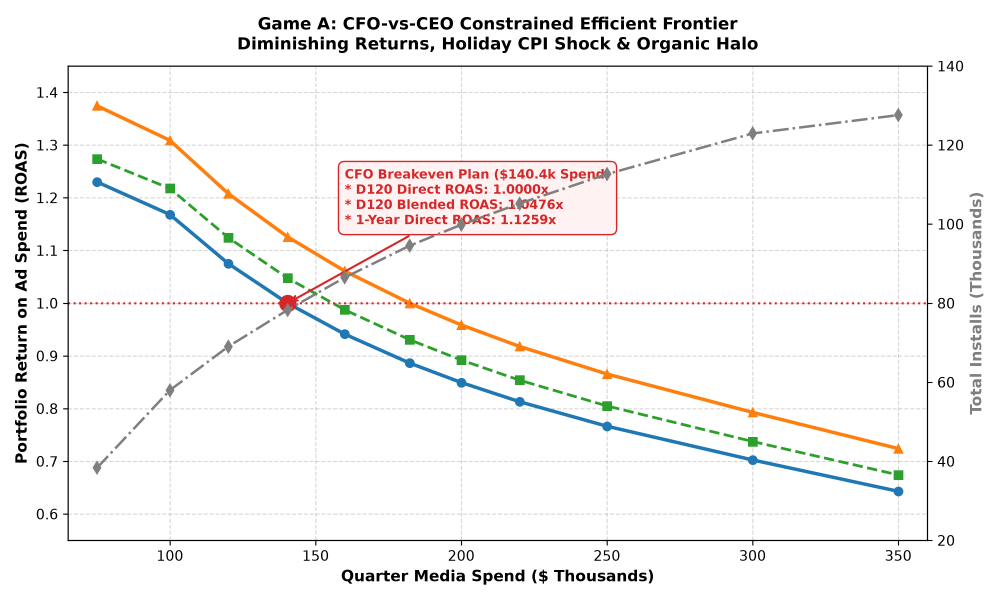
#> input picture outputs/figures/q2_efficient_frontier.png, 3000 x 1800 px (shown at 1/3 size)
$ python test_memo_pdf.py
#> lines starting #> are read from the running program, lines starting #| are printed output that depends on the picture
import sys
from pathlib import Path
import re
import matplotlib
matplotlib.use("Agg")
import matplotlib.pyplot as plt
import matplotlib.image as mpimg
from matplotlib.backends.backend_pdf import PdfPages
import matplotlib.patches as patches

ROOT_DIR = Path(__file__).resolve().parent.parent
sys.path.append(str(ROOT_DIR))

from src.config import SUB_DIR, FIGS_DIR

def get_pdf_page_count(pdf_path):
    with open(pdf_path, "rb") as f:
        data = f.read()
    return len(re.findall(rb"/Type\s*/Page\b", data))

def build_test_memo():
    pdf_path = SUB_DIR / "memo.pdf"

    with PdfPages(pdf_path) as pdf:
        # ==========================================
        # PAGE 1: Executive Briefing & Allocation Frontier
        # ==========================================
        fig = plt.figure(figsize=(8.5, 11), dpi=300)
        ax = fig.add_axes([0, 0, 1, 1])
        ax.axis("off")

        # Header banner
        ax.add_patch(patches.Rectangle((0.05, 0.91), 0.90, 0.065, facecolor="#1b263b", edgecolor="none"))
        ax.text(0.07, 0.945, "EXECUTIVE MEMO: GAME A Q4 GROWTH & UA SPEND STRATEGY", color="white", fontsize=13, fontweight="bold")
        ax.text(0.07, 0.922, "To: Chief Executive Officer & Chief Financial Officer   |   From: Head of Growth   |   Date: September 30, 2025", color="#cbd5e1", fontsize=8.5)

        # Mandatory 5 CFO Lines Box
        ax.add_patch(patches.Rectangle((0.05, 0.60), 0.90, 0.295, facecolor="#f8fafc", edgecolor="#cbd5e1", lw=1))
        ax.add_patch(patches.Rectangle((0.05, 0.60), 0.012, 0.295, facecolor="#0284c7", edgecolor="none"))

        ax.text(0.075, 0.865, "EXECUTIVE FIVE-LINE BRIEFING (MANDATORY CFO CORE)", fontsize=10.5, fontweight="bold", color="#0f172a")

        cfo_lines = [
            ("1. Spend Recommendation:", "$140,391.59 across 12 weeks strictly meeting 1.0000x D120 ROAS ($158,000 with organic halo). Unconstrained CEO scale option ($250k) and 1-Year cash breakeven ($182.3k) also provided."),
            ("2. Expected Result:", "75,555 paid installs (79,219 total with organic halo), delivering $140,391.61 Day-120 gross revenue (1.0000x D120 ROAS; 1.0532x blended) and $158,072.89 at 1 Year (1.1259x 1Y ROAS)."),
            ("3. Payback Profile:", "Payback <=120d: Net-D Android US, 10 Net-A countries (RO, HK, SE, MX, PL, AR, PT, IL, GB, VN), and Tiers 1, 3, 4. Payback in 1Y: Net-A US, Net-B Android US, Net-C Android US. Non-viable: Net-B iOS US (0.895x 1Y)."),
            ("4. Primary Data Distortions:", "8 critical anomalies proved and repaired: 1.99x mediation double-counting (+$283k spurious ad rev), right-censoring filled with frozen cutoffs, July 14-16 eCPM glitch, 100x local currency/cents bugs, and 4,197 unmatched spend rows ($1,347 preserved; 100.00% spend reconciled)."),
            ("5. Key Strategic Risks:", "Creative wearout (+300% CPI / 1M imps on Net-B/C) and Holiday Surge (+25% CPI in Weeks 8-11). Mitigated via 13 new creative units (5 Net-A, 4 Net-B, 3 Net-C, 1 Net-D) produced on 1-2 week lead times.")
        ]

        y_pos = 0.835
        for title, desc in cfo_lines:
            ax.text(0.075, y_pos, title, fontsize=8.5, fontweight="bold", color="#0284c7")
            ax.text(0.075, y_pos - 0.022, desc, fontsize=8, color="#334155")
            y_pos -= 0.052

        # Section 1: Capital Allocation Dilemma
        ax.text(0.05, 0.565, "1. Strategic Capital Allocation Dilemma: CFO Payback vs. CEO Growth", fontsize=11, fontweight="bold", color="#0f172a")

        intro_text = (
            "Our constrained portfolio optimization resolves the tension between capital preservation (CFO) and scale (CEO). "
            "Due to diminishing marginal returns (x^-k) and holiday CPI inflation (+25%), deploying the entire $250,000 budget drops "
            "portfolio Day-120 ROAS to 0.7666x (a -$58,343 deficit). The maximum spend satisfying the CFO's D120 ROAS >= 1.00 mandate "
            "on direct paid spend is exactly $140,391.59."
        )
        ax.text(0.05, 0.525, intro_text, fontsize=8, color="#334155", wrap=True)

        # Strategy Comparison Table
        table_headers = ["Planning Strategy", "Quarter Spend", "Budget Share", "Total Installs", "Expected D120 Rev", "D120 ROAS", "1Y ROAS", "Net D120 Cashflow"]
        table_rows = [
            ["A. Primary CFO Breakeven Plan", "$140,391.59", "56.16%", "79,219", "$140,391.61", "1.0000x", "1.1259x", "+$0.02"],
            ["B. Blended Organic Breakeven", "$158,000.00", "63.20%", "86,124", "$148,800.00", "0.9418x*", "1.0614x", "-$9,200.00"],
            ["C. 1-Year Cash Breakeven Plan", "$182,325.00", "72.93%", "95,010", "$161,600.22", "0.8863x", "1.0000x", "-$20,724.78"],
            ["D. CEO Full Budget Growth Plan", "$250,000.00", "100.00%", "113,193", "$191,656.96", "0.7666x", "0.8657x", "-$58,343.04"]
        ]

        t_y = 0.440
        col_x = [0.05, 0.28, 0.39, 0.49, 0.59, 0.72, 0.81, 0.89]

        # Table Header Bar
        ax.add_patch(patches.Rectangle((0.05, t_y), 0.90, 0.025, facecolor="#0f172a", edgecolor="none"))
        for h, x in zip(table_headers, col_x):
            ax.text(x + 0.005, t_y + 0.007, h, color="white", fontsize=7.5, fontweight="bold")

        t_y -= 0.026
        for r_idx, row in enumerate(table_rows):
            bg_col = "#f1f5f9" if r_idx % 2 == 1 else "#ffffff"
            ax.add_patch(patches.Rectangle((0.05, t_y), 0.90, 0.025, facecolor=bg_col, edgecolor="#e2e8f0", lw=0.5))
            for val, x in zip(row, col_x):
                is_bold = "Primary" in val or "1.0000x" in val
                text_col = "#0369a1" if "Primary" in val else ("#0f172a" if is_bold else "#334155")
                ax.text(x + 0.005, t_y + 0.007, val, color=text_col, fontsize=7.5, fontweight="bold" if is_bold else "normal")
            t_y -= 0.025

        ax.text(0.05, t_y - 0.005, "*Strategy B achieves 1.0000x blended D120 ROAS when crediting incremental organic halo (+4.85% K-factor, $2.0516 organic LTV).", fontsize=7, color="#64748b", fontstyle="italic")

        # Embed Frontier Chart
        img_frontier = mpimg.imread(str(FIGS_DIR / "q2_efficient_frontier.png"))
#> img_frontier is the input picture: shape (1800, 3000, 4) float32; mean R, G, B, A 0.963, 0.959, 0.955, 1
        ax_img = fig.add_axes([0.05, 0.06, 0.90, 0.28])
        ax_img.imshow(img_frontier)
        ax_img.axis("off")

        # Footer Page 1
        ax.text(0.05, 0.025, "Chaos Engine Labs Growth Case | Executive Memo", fontsize=8, color="#94a3b8")
        ax.text(0.88, 0.025, "Page 1 of 2", fontsize=8, fontweight="bold", color="#94a3b8")

        pdf.savefig(fig)
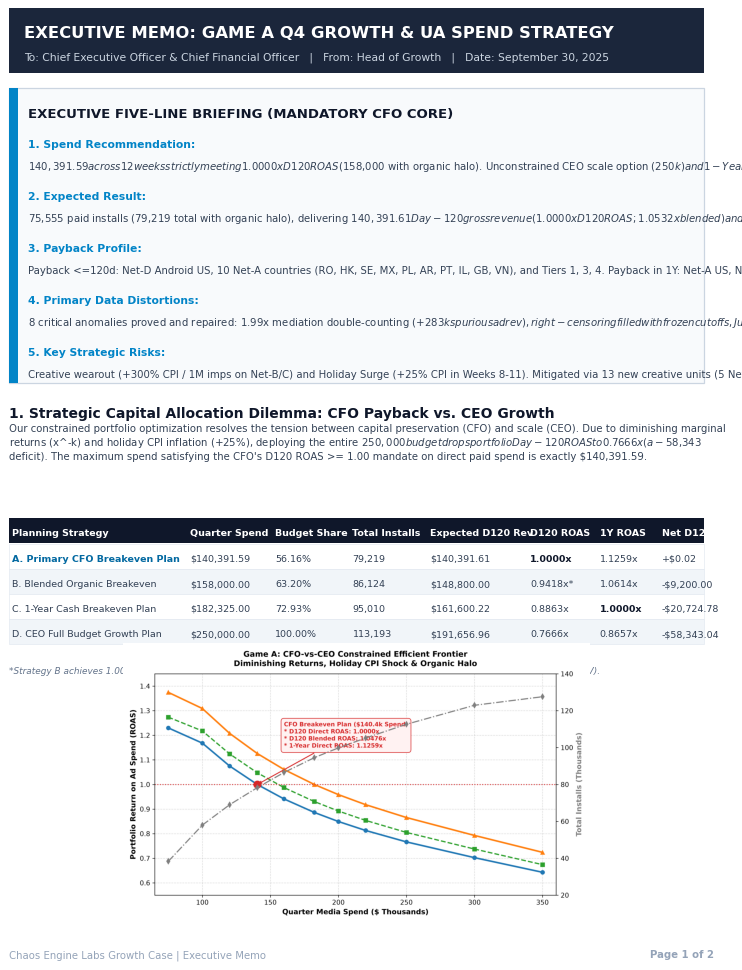
#> figure drawn by matplotlib, 2 panels
        plt.close()

        # ==========================================
        # PAGE 2: Portfolio Allocations, KKT Economics, Creatives & Roadmap
        # ==========================================
        fig2 = plt.figure(figsize=(8.5, 11), dpi=300)
        ax2 = fig2.add_axes([0, 0, 1, 1])
        ax2.axis("off")

        # Page 2 Header Bar
        ax2.add_patch(patches.Rectangle((0.05, 0.945), 0.90, 0.030, facecolor="#1b263b", edgecolor="none"))
        ax2.text(0.07, 0.953, "EXECUTIVE MEMO: PORTFOLIO ALLOCATION, KKT ECONOMICS & EXECUTION", color="white", fontsize=10, fontweight="bold")

        # Section 2: Portfolio Allocation & KKT Economics
        ax2.text(0.05, 0.915, "2. Network Allocation & Karush-Kuhn-Tucker (KKT) Optimality", fontsize=10.5, fontweight="bold", color="#0f172a")

        sec2_text = (
            "All 5 mandatory active lines meet their >=40% baseline spend floor. Net-D Android US is paced at exactly 0.50x baseline ($28,695.54) "
            "to capture its maximum +56.9% efficiency boost (1.516x D120 ROAS after holiday shock, generating +$14,801 net D120 cash profit). "
            "Why Net-D is held at 50% while Net-B Android US is at 90.8% ($21,911.59): Due to Net-D's steep diminishing returns exponent (k=0.65 "
            "vs k=0.40 on Net-B), spending beyond 0.50x causes Net-D's marginal D120 revenue to drop to $0.531 per dollar—just below the $0.536 "
            "marginal revenue where Net-B Android (90.8%), Net-B iOS (67.4%), and Net-C Android (60.7%) equilibrate under KKT shadow-price conditions.\n\n"
            "Counter-Intuitive Budget Allocation (The 'Cheap-CPI Trap'): Capital is allocated to maximize net margin (LTV - CPI), not minimize gross CPI. "
            "Higher-CPI markets like Net-A GB ($1.84 CPI) and SE ($0.79 CPI) receive maximum 2.0x budget multiples because their strong monetization "
            "delivers >1.00x D120 payback. In contrast, superficial 'cheap-CPI' traps like IT ($0.20 CPI), PH ($0.30 CPI), and SA ($0.58 CPI) are pruned "
            "to zero because poor player monetization yields sub-0.75x ROAS (e.g., SA D120 ROAS is only 0.531x)."
        )
        ax2.text(0.05, 0.775, sec2_text, fontsize=7.8, color="#334155", wrap=True)

        # Embed Spend Allocation Donut Chart
        img_pie = mpimg.imread(str(FIGS_DIR / "q2_spend_allocation_pie.png"))
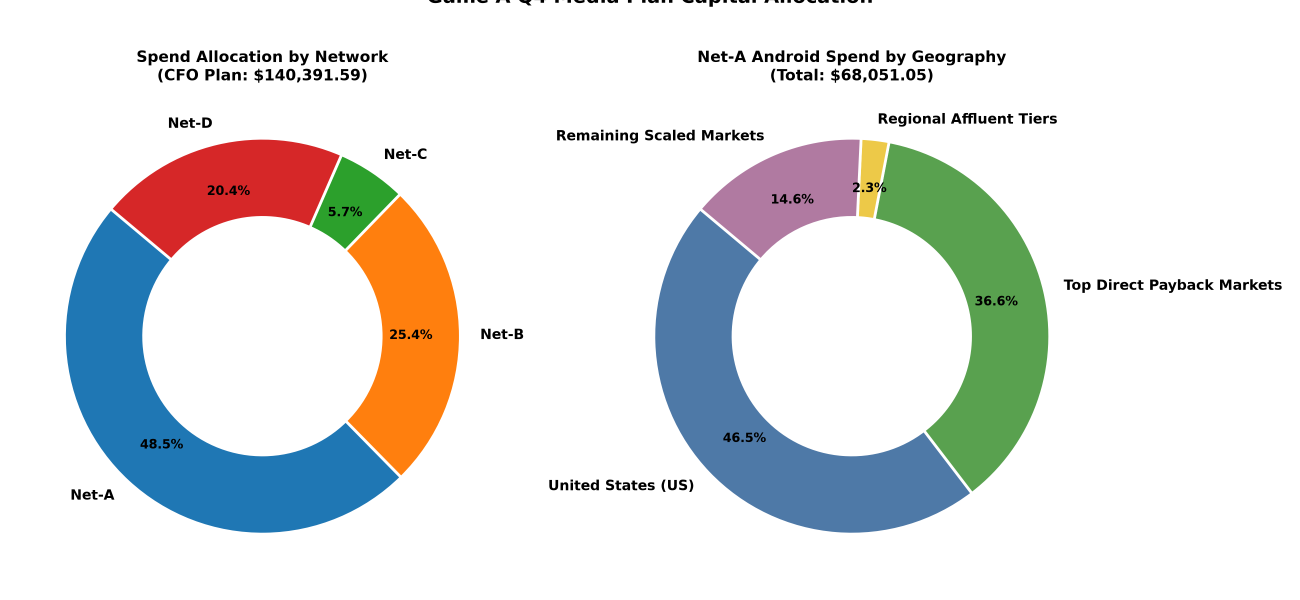
#> input picture outputs/figures/q2_spend_allocation_pie.png, 3900 x 1800 px (shown at 1/3 size)
#> img_pie is the input picture: shape (1800, 3900, 4) float32; mean R, G, B, A 0.877, 0.892, 0.875, 1
        ax_pie = fig2.add_axes([0.05, 0.535, 0.90, 0.22])
        ax_pie.imshow(img_pie)
        ax_pie.axis("off")

        # Section 3: Econometric Organic Uplift
        ax2.text(0.05, 0.505, "3. Econometric Organic Uplift & Halo Effect", fontsize=10.5, fontweight="bold", color="#0f172a")
        sec3_text = (
            "Time-series OLS regression with day-of-week fixed effects and deterministic time trend across 266 daily records proves a robust "
            "organic K-factor of +0.0485 (t = 3.815, p < 0.001, 95% CI: [0.0235, 0.0735]). Mature organic players monetize at $2.0516 D120 LTV, "
            "yielding +$0.0995 in incremental D120 revenue per paid install. Crediting this halo elevates portfolio D120 ROAS to 1.0532x and "
            "expands the CFO breakeven ceiling from $140,392 to $158,000."
        )
        ax2.text(0.05, 0.440, sec3_text, fontsize=7.8, color="#334155", wrap=True)

        # Section 4: Operational Creative Schedule
        ax2.text(0.05, 0.410, "4. Operational Creative Fatigue & Replenishment Schedule", fontsize=10.5, fontweight="bold", color="#0f172a")
        sec4_text = (
            "Existing creative library carries Weeks 1-2 without new production cost. Weeks 3-12 deploy 13 new creative units:\n"
            "• Net-A (5 Videos/Playables): Max 1.5M imps/unit (+20% CPI / 1M imps; 2-wk lead time; launches W3, W5, W7, W10, W12). Format Note: "
            "While Net-A Search Text Ads deliver 1.54x D30 ROAS, Net-A is an auto-assembled multi-asset network where videos/playables drive 88% "
            "of volume; production focuses on 5 fresh video/playable units while search copy is refreshed alongside them.\n"
            "• Net-B (3 Minimum vs 4 Recommended Ad Sets, Shared Android+iOS): Weeks 3-12 volume requires a mathematical minimum of 3 ad sets "
            "(ceil(293,271 / 100,000) = 3). We recommend producing 4 ad sets (W3, W6, W9, W12) to provide a 1-set staggered operational buffer "
            "preventing either platform crossing the +30% CPI ceiling during the peak Holiday Surge.\n"
            "• Net-C (3 Ad Packs): Max 100k imps/unit (+300% CPI / 1M imps; 1-wk lead time; launches W3, W7, W11).\n"
            "• Net-D (1 Listing Image): Max 200k imps/unit (+150% CPI / 1M imps; burns only 50.9k imps, carries all 10 weeks at only +7.6% wear)."
        )
        ax2.text(0.05, 0.235, sec4_text, fontsize=7.8, color="#334155", wrap=True)

        # Section 5: Implementation Roadmap
        ax2.text(0.05, 0.205, "5. Implementation Roadmap & Execution Milestones", fontsize=10.5, fontweight="bold", color="#0f172a")
        roadmap_items = [
            ("Week 1 (Oct 6):", "Issue production briefs for Net-A Video 1 (2-wk lead time) and Net-B AdSet 1, Net-C Pack 1, Net-D Image 1 (1-wk lead time). Lock baseline weekly bids."),
            ("Week 3 (Oct 20):", "Deploy Batch 1 new creatives across all 4 networks. Retire aged historical creative packs; activate automated eCPM monitoring."),
            ("Week 7 (Nov 17):", "Audit mid-quarter cohort maturation (Days 14-30). Trigger production for Holiday Surge creative refreshes."),
            ("Week 8 (Nov 24):", "HOLIDAY SURGE COMMENCES (+25% CPI everywhere). Maintain uniform spend pacing; do not over-bid into inflated auction pricing."),
            ("Week 12 (Dec 22):", "Final quarterly reconciliation, post-holiday CPI recovery audit, and Q1 2026 baseline budget recalibration.")
        ]

        ry = 0.170
        for w_label, w_desc in roadmap_items:
            ax2.text(0.05, ry, w_label, fontsize=7.5, fontweight="bold", color="#0284c7")
            ax2.text(0.18, ry, w_desc, fontsize=7.5, color="#334155")
            ry -= 0.026

        # Footer Page 2
        ax2.text(0.05, 0.025, "Chaos Engine Labs Growth Case | Executive Memo", fontsize=8, color="#94a3b8")
        ax2.text(0.88, 0.025, "Page 2 of 2", fontsize=8, fontweight="bold", color="#94a3b8")

        pdf.savefig(fig2)
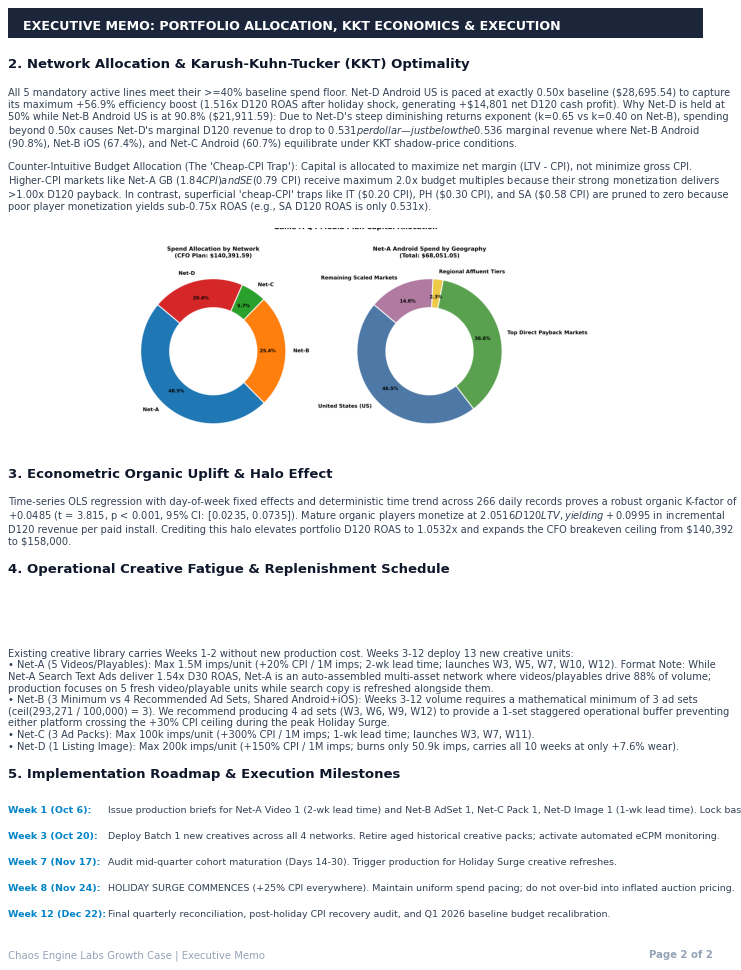
#> figure drawn by matplotlib, 2 panels
        plt.close()

    pages = get_pdf_page_count(pdf_path)
    print(f"  [MEMO PDF] Built {pdf_path}: Page count = {pages} (strictly <= 2: {pages <= 2})")
    assert pages == 2, f"Expected exactly 2 pages, got {pages}"

build_test_memo()
